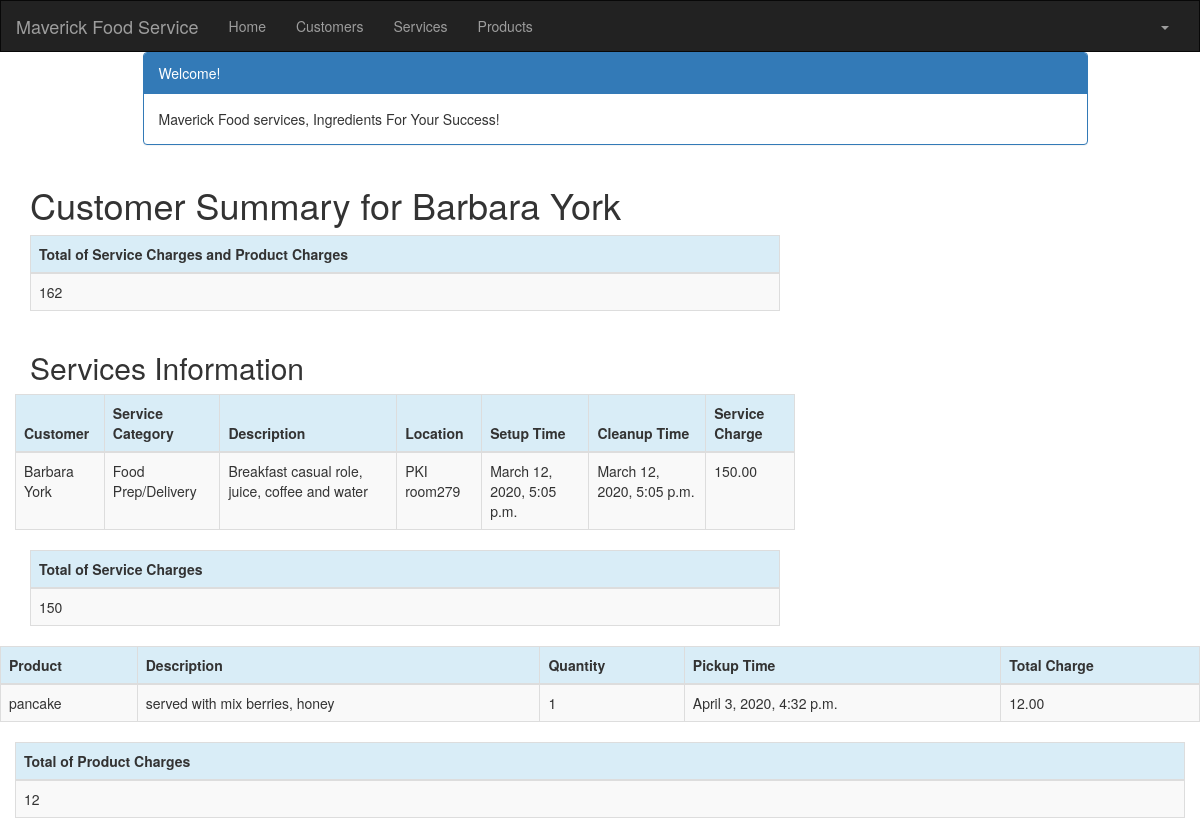
The page /customer/1/summary/ (signed in) on the database its author committed.
### crm/models.py (models this page shows, shortened)
class Customer(models.Model):
    cust_name = models.CharField(max_length=50)
    organization = models.CharField(max_length=100, blank=True)
    role = models.CharField(max_length=100)
    email = models.EmailField(max_length=100)
    bldgroom = models.CharField(max_length=100)
    address = models.CharField(max_length=200)
    account_number = models.IntegerField(blank=False, null=False)
    city = models.CharField(max_length=50)
    state = models.CharField(max_length=50)
    zipcode = models.CharField(max_length=10)
    phone_number = models.CharField(max_length=50)
    created_date = models.DateTimeField(
        default=timezone.now)
    updated_date = models.DateTimeField(auto_now_add=True)
    def __str__(self):
            return str(self.cust_name)

class Service(models.Model):
    cust_name = models.ForeignKey(Customer, on_delete=models.CASCADE, related_name='services')
    service_category = models.CharField(max_length=100)
    description = models.TextField()
    location = models.CharField(max_length=200)
    setup_time = models.DateTimeField(
        default=timezone.now)
    cleanup_time = models.DateTimeField(
        default=timezone.now)
    service_charge = models.DecimalField(max_digits=10, decimal_places=2)
    created_date = models.DateTimeField(
        default=timezone.now)
    updated_date = models.DateTimeField(auto_now_add=True)

class Product(models.Model):
    cust_name = models.ForeignKey(Customer, on_delete=models.CASCADE, related_name='products')
    product = models.CharField(max_length=100)
    p_description = models.TextField()
    quantity = models.IntegerField()
    pickup_time = models.DateTimeField(
       default=timezone.now)
    charge = models.DecimalField(max_digits=10, decimal_places=2)
    created_date = models.DateTimeField(
       default=timezone.now)
    updated_date = models.DateTimeField(auto_now_add=True)

### crm/views.py (the view)
# urls.py: path('customer/<int:pk>/summary/', views.summary, name='summary'),
@login_required
def summary(request, pk):
    customer = get_object_or_404(Customer, pk=pk)
    customers = Customer.objects.filter(created_date__lte=timezone.now())
    services = Service.objects.filter(cust_name=pk)
    products = Product.objects.filter(cust_name=pk)
    sum_service_charge = Service.objects.filter(cust_name=pk).aggregate(Sum('service_charge'))
    sum_product_charge = Product.objects.filter(cust_name=pk).aggregate(Sum('charge'))
    return render(request, 'crm/summary.html', {'products': products,
                                                'services': services,
                                                'sum_service_charge': sum_service_charge,
                                                'sum_product_charge': sum_product_charge,
                                                'thecustomer':customer,
                                                })

### crm/templates/crm/summary.html (shortened to what this page needs)
<!DOCTYPE html>
<html lang="en">
{% extends 'crm/base.html' %}
{% block content %}
    {% load mathfilters %}
    {% load humanize %}
    <div class="container">
        <div class="row">
            <div class="col-md-10 col-md-offset-1">
                <div class="panel panel-primary">
                    <div class="panel-heading">Welcome!</div>
                    <div class="panel-body">
                        Maverick Food services, Ingredients For Your Success!
                    </div>
                </div>
            </div>
        </div>
    </div>
    <div class="row">
        <h1 style="padding-left: 15Px">Customer Summary for {{ thecustomer.cust_name }}</h1>
    </div>
    <table class="table table-striped table-bordered table-hover">
        <thead>
        <tr class="bg-info">
            <th>Total of Service Charges and Product Charges</th>
        </tr>
        </thead>
        <tbody>
        <tr>
            <td>{{sum_service_charge.service_charge__sum|add:sum_product_charge.charge__sum|intcomma}}
            </td>
        </tr>
        </tbody>
     </table>
     <div class="row">
        <h2 style="padding-left: 15Px">Services Information</h2>
    </div>
    <div class="row">
        <table class="table table-striped table-bordered table-hover">
            <thead>
            <tr class="bg-info">
                <th>Customer</th>
                <th>Service Category</th>
                <th>Description</th>
                <th>Location</th>
                <th>Setup Time</th>
                <th>Cleanup Time</th>
                <th>Service Charge</th>
            </tr>
            </thead>
            <tbody>
            {% for service in services %}
                <tr>
                <td>{{ service.cust_name }}</td>
                <td>{{ service.service_category }}</td>
                <td>{{ service.description }}</td>
                <td>{{ service.location }}</td>
                <td>{{ service.setup_time }}</td>
                <td>{{ service.cleanup_time }}</td>
                <td>{{ service.service_charge }}</td>
            {% endfor %}
            </tbody>
        </table>
    </div>
    <table class="table table-striped table-bordered table-hover">
        <thead>
        <tr class="bg-info">
            <th>Total of Service Charges</th>
        </tr>
        </thead>
        <tbody>
        <tr>
            <td>{{ sum_service_charge.service_charge__sum|intcomma }}</td>
        </tr>
        </tbody>
    </table>
    </div>
    <div class="row">
        <h2 style="padding-left: 15Px">Product Information</h2>
    </div>
    <div class="row">
        <table class="table table-striped table-bordered table-hover">
            <thead>
            <tr class="bg-info">
                <th>Product</th>
                <th>Description</th>
                <th>Quantity</th>
                <th>Pickup Time</th>
                <th>Total Charge</th>
            </tr>
            </thead>
            <tbody>
            {% for product in products %}
                <tr>
                    <td>{{ product.product }}</td>
                    <td>{{ product.p_description }}</td>
                    <td>{{ product.quantity|intcomma }}</td>
                    <td>{{ product.pickup_time }}</td>
                    <td>{{ product.charge|intcomma }}</td>
                </tr>
            {% endfor %}
            </tbody>
        </table>
    </div>
    <table class="table table-striped table-bordered table-hover">
        <thead>
        <tr class="bg-info">
            <th>Total of Product Charges</th>
        </tr>
        </thead>
        <tbody>
        <tr>
            <td>{{ sum_product_charge.charge__sum|intcomma }}</td>
        </tr>
        </tbody>
    </table>
    </div>
{% endblock %}

### rows shown on the page
Customer: cust_name "Barbara York"
Service: cust_name "Barbara York", service_category "Food Prep/Delivery", description "Breakfast casual role, juice, coffee and water", location "PKI room279", setup_time "March 12, 2020, 5:05 p.m.", cleanup_time "March 12, 2020, 5:05 p.m.", service_charge "150.00"
Product: product "pancake", p_description "served with mix berries, honey", quantity "1", pickup_time "April 3, 2020, 4:32 p.m.", charge "12.00"

### other values the page prints
{{ sum_service_charge.service_charge__sum|intcomma }} "150"
{{ sum_product_charge.charge__sum|intcomma }} "12"
